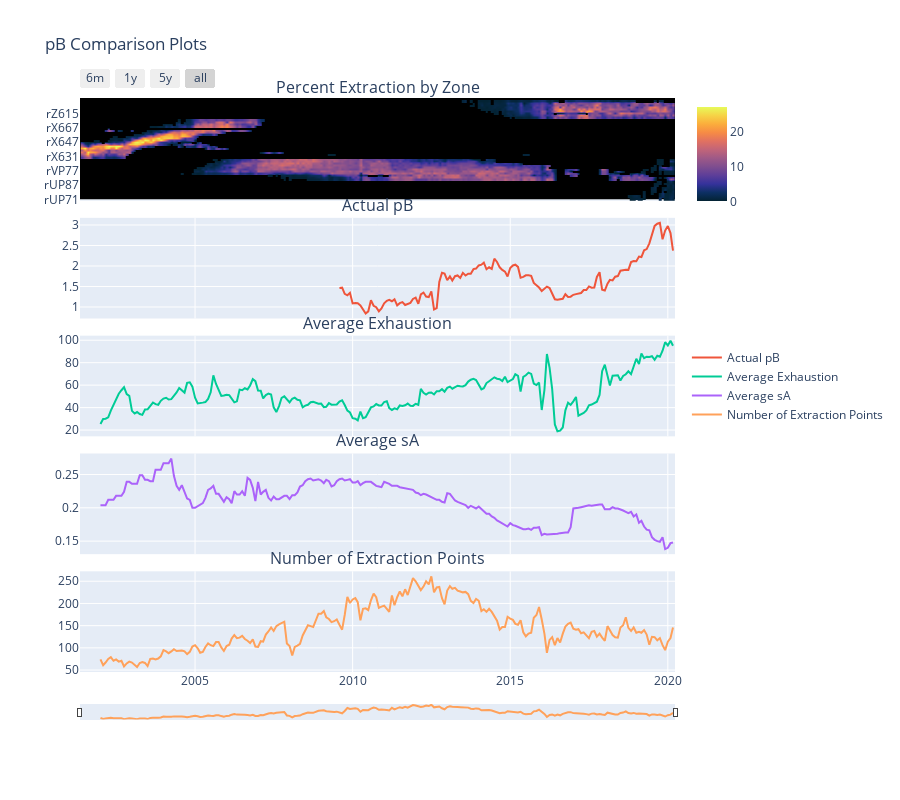

The code cell stored with this chart in its notebook:
### Code cell
# pB Comparison Plots - zone heatmap, plots of pB, exhaustion, sA, number of extract points
from plotly.subplots import make_subplots
# 5 subplots
fig = make_subplots(rows=5,cols=1,
                   shared_xaxes=True,
                   vertical_spacing=0.03,
                    row_heights=[0.2,0.2,0.2,0.2,0.2],
                   subplot_titles=('Percent Extraction by Zone','Actual pB','Average Exhaustion','Average sA','Number of Extraction Points')
                   )
# set parameters for each plot
zone_map = go.Heatmap(
    z=zones['zone_percent_extracted'],
    x=zones['date'],
    y=zones['region_zone'],
    colorscale='thermal',
   connectgaps=False,
    zsmooth='best',
    name='Zone Extraction',
    colorbar=dict(
        len=0.2,y=0.905),
    showlegend=False
    )
pB_plot = go.Scatter(
    x = monthly_pB.datetime,
    y = monthly_pB.average_pB,
    name="Actual pB",
    yaxis='y2',
    showlegend=True)
exhaustion_plot = go.Scatter(
    x = monthly_pA.datetime,
    y = monthly_pA.average_exhaustion,
    name="Average Exhaustion",
    yaxis='y3',
    showlegend=True)
sA_plot = go.Scatter(
    x = monthly_pA.datetime,
    y = monthly_pA.average_sA,
    name="Average sA",
    yaxis='y4',
    showlegend=True)
number_points_plot = go.Scatter(
    x = monthly_pA.datetime,
    y = monthly_pA.number_extract_points,
    name="Number of Extraction Points",
    yaxis='y5',
    showlegend=True
    )
# Add traces to the plot
fig.append_trace(zone_map,1,1)
fig.append_trace(pB_plot,2,1)
fig.append_trace(exhaustion_plot,3,1)
fig.append_trace(sA_plot,4,1)
fig.append_trace(number_points_plot,5,1)

fig.update_layout(
    title_text='pB Comparison Plots',
    height=800,
    legend=dict(
        y=0.5)
)

# Add black background to heatmap
fig.update_layout(
    shapes=[
        dict(
            fillcolor='black',
            layer='below',
            line={'width':4,'color':'black'},
            type='rect',
            x0=zones.date.min(),
            x1=zones.date.max(),
            xref='x',
            y0=0.83,
            y1=1,
            yref='paper'
        )
    ]
)

# Adding range slider
fig.update_layout(
    xaxis1=dict(
        rangeselector=dict(
            buttons=list([
                dict(count=6,
                    label='6m',
                    step='month',
                    stepmode='backward'),
                dict(count=1,
                    label='1y',
                    step='year',
                    stepmode='backward'),
                dict(count=5,
                    label='5y',
                    step='year',
                    stepmode='backward'),
                dict(step='all')
            ])
        ),
#         rangeslider=dict(
#         visible=True
#         ),
        type='date',
        showgrid=False
    ),
    yaxis1=dict(showgrid=False),
    xaxis5=dict(
        rangeslider=dict(
            visible=True,
            thickness=0.025)
    )
)


fig.write_html('Visualizations/pB_plots.html')
fig.show()

### Figure 1 — Plotly figure (JSON) as saved in the notebook; plotly's stock layout.template omitted (floating-point values rounded to 4 significant figures; data arrays with more than 128 entries replaced by an {"elided": "..."} marker saying what was removed)
{"data": [{"colorbar": {"len": 0.2, "y": 0.905}, "colorscale": [[0, "rgb(3, 35, 51)"], [0.09091, "rgb(13, 48, 100)"], [0.1818, "rgb(53, 50, 155)"], [0.2727, "rgb(93, 62, 153)"], [0.3636, "rgb(126, 77, 143)"], [0.4545, "rgb(158, 89, 135)"], [0.5455, "rgb(193, 100, 121)"], [0.6364, "rgb(225, 113, 97)"], [0.7273, "rgb(246, 139, 69)"], [0.8182, "rgb(251, 173, 60)"], [0.9091, "rgb(246, 211, 70)"], [1, "rgb(231, 250, 90)"]], "connectgaps": false, "name": "Zone Extraction", "showlegend": false, "type": "heatmap", "x": {"elided": "2770 str values"}, "xaxis": "x", "y": {"elided": "2770 str values"}, "yaxis": "y", "z": {"elided": "2770 float values"}, "zsmooth": "best"}, {"name": "Actual pB", "showlegend": true, "type": "scatter", "x": ["2009-08-01", "2009-09-01", "2009-10-01", "2009-11-01", "2009-12-01", "2010-01-01", "2010-02-01", "2010-03-01", "2010-04-01", "2010-05-01", "2010-06-01", "2010-07-01", "2010-08-01", "2010-09-01", "2010-10-01", "2010-11-01", "2010-12-01", "2011-01-01", "2011-02-01", "2011-03-01", "2011-04-01", "2011-05-01", "2011-06-01", "2011-07-01", "2011-08-01", "2011-09-01", "2011-10-01", "2011-11-01", "2011-12-01", "2012-01-01", "2012-02-01", "2012-03-01", "2012-04-01", "2012-05-01", "2012-06-01", "2012-07-01", "2012-08-01", "2012-09-01", "2012-10-01", "2012-11-01", "2012-12-01", "2013-01-01", "2013-02-01", "2013-03-01", "2013-04-01", "2013-05-01", "2013-06-01", "2013-07-01", "2013-08-01", "2013-09-01", "2013-10-01", "2013-11-01", "2013-12-01", "2014-01-01", "2014-02-01", "2014-03-01", "2014-04-01", "2014-05-01", "2014-06-01", "2014-07-01", "2014-08-01", "2014-09-01", "2014-10-01", "2014-11-01", "2014-12-01", "2015-01-01", "2015-02-01", "2015-03-01", "2015-04-01", "2015-05-01", "2015-06-01", "2015-07-01", "2015-08-01", "2015-09-01", "2015-10-01", "2015-11-01", "2015-12-01", "2016-01-01", "2016-02-01", "2016-03-01", "2016-04-01", "2016-05-01", "2016-06-01", "2016-07-01", "2016-08-01", "2016-09-01", "2016-10-01", "2016-11-01", "2016-12-01", "2017-01-01", "2017-02-01", "2017-03-01", "2017-04-01", "2017-05-01", "2017-06-01", "2017-07-01", "2017-08-01", "2017-09-01", "2017-10-01", "2017-11-01", "2017-12-01", "2018-01-01", "2018-02-01", "2018-03-01", "2018-04-01", "2018-05-01", "2018-06-01", "2018-07-01", "2018-08-01", "2018-09-01", "2018-10-01", "2018-11-01", "2018-12-01", "2019-01-01", "2019-02-01", "2019-03-01", "2019-04-01", "2019-05-01", "2019-06-01", "2019-07-01", "2019-08-01", "2019-09-01", "2019-10-01", "2019-11-01", "2019-12-01", "2020-01-01", "2020-02-01", "2020-03-01"], "xaxis": "x2", "y": [1.464, 1.472, 1.319, 1.285, 1.345, 1.088, 1.097, 1.091, 1.039, 0.928, 0.842, 0.8936, 1.164, 1.03, 0.9955, 0.8943, 0.9656, 1.088, 1.153, 1.176, 1.14, 1.187, 1.041, 1.094, 1.118, 1.048, 1.069, 1.099, 1.196, 1.231, 1.079, 1.306, 1.352, 1.255, 1.243, 1.38, 0.9385, 0.9714, 1.611, 1.834, 1.814, 1.653, 1.746, 1.645, 1.751, 1.769, 1.709, 1.833, 1.769, 1.813, 1.812, 1.923, 1.936, 2.014, 2.033, 2.082, 1.92, 1.968, 1.929, 2.179, 2.099, 1.967, 1.904, 1.862, 1.744, 1.949, 2.012, 2.031, 1.977, 1.713, 1.733, 1.773, 1.776, 1.761, 1.587, 1.54, 1.474, 1.387, 1.433, 1.497, 1.461, 1.33, 1.188, 1.175, 1.19, 1.201, 1.312, 1.244, 1.251, 1.297, 1.314, 1.326, 1.341, 1.414, 1.413, 1.502, 1.47, 1.476, 1.733, 1.848, 1.419, 1.401, 1.567, 1.661, 1.649, 1.739, 1.754, 1.884, 1.903, 1.91, 1.906, 2.095, 2.121, 2.117, 2.23, 2.217, 2.382, 2.412, 2.552, 2.776, 2.978, 3.031, 3.052, 2.652, 2.865, 2.976, 2.802, 2.377], "yaxis": "y2"}, {"name": "Average Exhaustion", "showlegend": true, "type": "scatter", "x": {"elided": "218 str values"}, "xaxis": "x3", "y": {"elided": "218 float values"}, "yaxis": "y3"}, {"name": "Average sA", "showlegend": true, "type": "scatter", "x": {"elided": "218 str values"}, "xaxis": "x4", "y": {"elided": "218 float values"}, "yaxis": "y4"}, {"name": "Number of Extraction Points", "showlegend": true, "type": "scatter", "x": {"elided": "218 str values"}, "xaxis": "x5", "y": {"elided": "218 int values"}, "yaxis": "y5"}], "layout": {"annotations": [{"font": {"size": 16}, "showarrow": false, "text": "Percent Extraction by Zone", "x": 0.5, "xanchor": "center", "xref": "paper", "y": 1, "yanchor": "bottom", "yref": "paper"}, {"font": {"size": 16}, "showarrow": false, "text": "Actual pB", "x": 0.5, "xanchor": "center", "xref": "paper", "y": 0.794, "yanchor": "bottom", "yref": "paper"}, {"font": {"size": 16}, "showarrow": false, "text": "Average Exhaustion", "x": 0.5, "xanchor": "center", "xref": "paper", "y": 0.588, "yanchor": "bottom", "yref": "paper"}, {"font": {"size": 16}, "showarrow": false, "text": "Average sA", "x": 0.5, "xanchor": "center", "xref": "paper", "y": 0.382, "yanchor": "bottom", "yref": "paper"}, {"font": {"size": 16}, "showarrow": false, "text": "Number of Extraction Points", "x": 0.5, "xanchor": "center", "xref": "paper", "y": 0.176, "yanchor": "bottom", "yref": "paper"}], "height": 800, "legend": {"y": 0.5}, "shapes": [{"fillcolor": "black", "layer": "below", "line": {"color": "black", "width": 4}, "type": "rect", "x0": "2001-06-01T00:00:00", "x1": "2020-03-01T00:00:00", "xref": "x", "y0": 0.83, "y1": 1, "yref": "paper"}], "title": {"text": "pB Comparison Plots"}, "xaxis": {"anchor": "y", "domain": [0, 1], "matches": "x5", "rangeselector": {"buttons": [{"count": 6, "label": "6m", "step": "month", "stepmode": "backward"}, {"count": 1, "label": "1y", "step": "year", "stepmode": "backward"}, {"count": 5, "label": "5y", "step": "year", "stepmode": "backward"}, {"step": "all"}]}, "showgrid": false, "showticklabels": false, "type": "date"}, "xaxis2": {"anchor": "y2", "domain": [0, 1], "matches": "x5", "showticklabels": false}, "xaxis3": {"anchor": "y3", "domain": [0, 1], "matches": "x5", "showticklabels": false}, "xaxis4": {"anchor": "y4", "domain": [0, 1], "matches": "x5", "showticklabels": false}, "xaxis5": {"anchor": "y5", "domain": [0, 1], "rangeslider": {"thickness": 0.025, "visible": true}}, "yaxis": {"anchor": "x", "domain": [0.824, 1], "showgrid": false}, "yaxis2": {"anchor": "x2", "domain": [0.618, 0.794]}, "yaxis3": {"anchor": "x3", "domain": [0.412, 0.588]}, "yaxis4": {"anchor": "x4", "domain": [0.206, 0.382]}, "yaxis5": {"anchor": "x5", "domain": [0, 0.176]}}}
